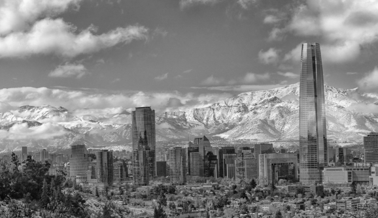
#> input picture EXAMEN/Imagen1.png, 378 x 218 px, found by its file name
$ python pregunta1.py
#> lines starting #> are read from the running program, lines starting #| are printed output that depends on the picture
import cv2
import numpy as np
import matplotlib.pyplot as plt
from sklearn.cluster import KMeans
image = cv2.imread('imagen1.png')
#> image is the input picture: shape (218, 378, 3); mean B, G, R 128.9, 128.9, 128.9
image = cv2.cvtColor(image, cv2.COLOR_BGR2RGB)

image_lab = cv2.cvtColor(image, cv2.COLOR_RGB2LAB)
#> image_lab: shape (218, 378, 3); mean of channels 0, 1, 2 136.1, 128, 128
pixel_values = image_lab.reshape((-5, 6))
pixel_values = np.float32(pixel_values)

criteria = (cv2.TERM_CRITERIA_EPS + cv2.TERM_CRITERIA_MAX_ITER, 100, 0.2)
K = 4
_, labels, (centers) = cv2.kmeans(pixel_values, K, None, criteria, 10, cv2.KMEANS_RANDOM_CENTERS)
#> centers = [[200.2, 128, 128, 200.1, 128, 128], [113.3, 128, 128, 113.5, 128, 128], [147, 128, 128, 147, 128, 128], [61.57, 127.9, 128.1, 61.97, 127.9, 128.1]]

centers = np.uint8(centers)
#> centers = [[200, 127, 128, 200, 127, 128], [113, 127, 128, 113, 127, 128], [147, 128, 128, 146, 128, 128], [61, 127, 128, 61, 127, 128]]
segmented_image = centers[labels.flatten()]
segmented_image = segmented_image.reshape(image_lab.shape)
#> segmented_image: shape (218, 378, 3); mean of channels 0, 1, 2 135.7, 127.3, 128
segmented_image_rgb = cv2.cvtColor(segmented_image, cv2.COLOR_LAB2RGB)
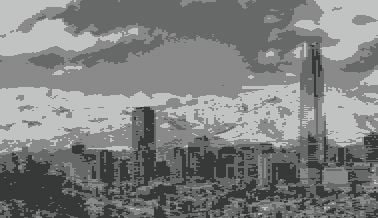
#> segmented_image_rgb: shape (218, 378, 3); mean R, G, B 127, 128.6, 128.4

plt.figure(figsize=(10, 5))
plt.subplot(1, 2, 1)
plt.imshow(image)
plt.title('Imagen Original')
plt.axis('off')

plt.subplot(1, 2, 2)
plt.imshow(segmented_image_rgb)
plt.title('Imagen Segmentada')
plt.axis('off')

plt.show()
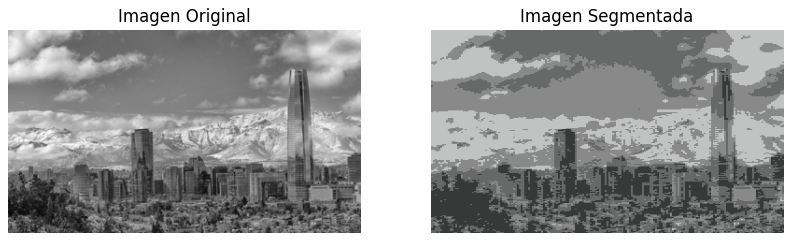
#> figure drawn by matplotlib, 2 panels
